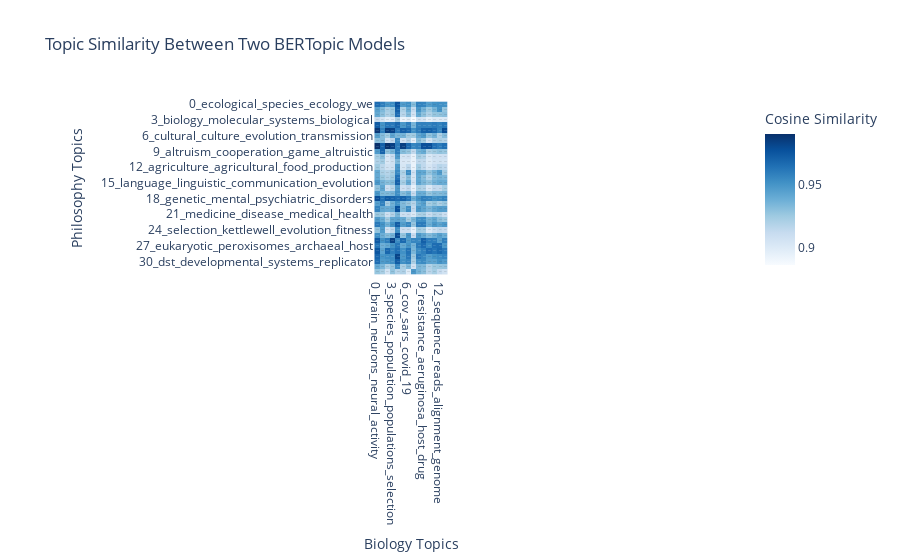

This figure's notebook cell:
### Markdown cell above
## Real case

### Code cell
import numpy as np
import pandas as pd
import plotly.express as px
from sklearn.metrics.pairwise import cosine_similarity
from bertopic import BERTopic

# Load or train two different BERTopic models
model_1 = BERTopic.load("C:\\Users\\jacob\\OneDrive - Université Laval\\biophilo\\model_1")  # First topic model  # Load first model
model_2 = BERTopic.load("C:\\Users\\jacob\\OneDrive - Université Laval\\biophilo\\model_2")  # Load second model

# Get topic info and filter out outlier topics (-1)
topic_info_1 = model_1.get_topic_info().query('Topic != -1')
topic_info_2 = model_2.get_topic_info().query('Topic != -1')

# Extract topic embeddings for valid topics (excluding outlier -1)
embeddings_1 = model_1.topic_embeddings_[topic_info_1['Topic'].values]
embeddings_2 = model_2.topic_embeddings_[topic_info_2['Topic'].values]

# Extract topic names
topic_names_1 = topic_info_1['Name'].values
topic_names_2 = topic_info_2['Name'].values

# Check shapes
print(f"Model 1 - Number of Topics: {len(topic_names_1)}, Shape of Embeddings: {embeddings_1.shape}")
print(f"Model 2 - Number of Topics: {len(topic_names_2)}, Shape of Embeddings: {embeddings_2.shape}")

# Ensure the shapes match before computing cosine similarity
if len(topic_names_1) != embeddings_1.shape[0] or len(topic_names_2) != embeddings_2.shape[0]:
    raise ValueError("Mismatch between number of topics and embeddings.")

# Compute cosine similarity matrix (topics from model_1 vs. model_2)
similarity_matrix = cosine_similarity(embeddings_1, embeddings_2)

# Convert to a DataFrame for visualization
df = pd.DataFrame(similarity_matrix, 
                  index=topic_names_1,  # Use topic names from model 1
                  columns=topic_names_2)  # Use topic names from model 2

# Plot heatmap using Plotly
fig = px.imshow(df, text_auto=".2f", color_continuous_scale="Blues",
                labels={"x": "Biology Topics", "y": "Philosophy Topics", "color": "Cosine Similarity"},
                title="Topic Similarity Between Two BERTopic Models")

# Show plot
fig.show()
fig.show(renderer='browser')

### Figure 1 — Plotly figure (JSON) as saved in the notebook; plotly's stock layout.template omitted (floating-point values rounded to 4 significant figures; data arrays with more than 128 entries replaced by an {"elided": "..."} marker saying what was removed)
{"data": [{"coloraxis": "coloraxis", "hovertemplate": "Biology Topics: %{x}<br>Philosophy Topics: %{y}<br>Cosine Similarity: %{z}<extra></extra>", "name": "0", "texttemplate": "%{z:.2f}", "type": "heatmap", "x": ["0_brain_neurons_neural_activity", "1_protein_proteins_binding_dna", "2_cell_cells_cancer_tumor", "3_species_population_populations_selection", "4_mice_muscle_cells_cell", "5_plant_plants_root_genes", "6_cov_sars_covid_19", "7_virus_mosquito_species_host", "8_microbiota_gut_microbiome_intestinal", "9_resistance_aeruginosa_host_drug", "10_resistance_args_bacterial_bacteria", "11_microbial_marine_community_ocean", "12_sequence_reads_alignment_genome", "13_clp1_design_synthetic_sequences"], "xaxis": "x", "y": ["0_ecological_species_ecology_we", "1_selection_fitness_natural_evolutionary", "2_god_evolution_design_theology", "3_biology_molecular_systems_biological", "4_dna_rna_chromatin_transcription", "5_genetic_research_ethical_gene", "6_cultural_culture_evolution_transmission", "7_cell_mitochondrial_proteins_cells", "8_cognitive_brain_consciousness_as", "9_altruism_cooperation_game_altruistic", "10_moral_argument_evolutionary_debunking", "11_darwin_his_he_theory", "12_agriculture_agricultural_food_production", "13_species_biological_taxa_concept", "14_evolutionary_evolution_synthesis_complexity", "15_language_linguistic_communication_evolution", "16_mendel_his_was_vries", "17_cells_cell_tissue_stem", "18_genetic_mental_psychiatric_disorders", "19_developmental_evo_devo_evolutionary", "20_ethical_organizational_ethics_organizations", "21_medicine_disease_medical_health", "22_heritability_genetic_traits_trait", "23_human_learning_cognition_social", "24_selection_kettlewell_evolution_fitness", "25_cancer_tumor_cells_tumour", "26_microbiome_microbial_immune_microbiomes", "27_eukaryotic_peroxisomes_archaeal_host", "28_sex_female_inheritance_variation", "29_development_developmental_regeneration_animals", "30_dst_developmental_systems_replicator", "31_covid_19_pandemic_we", "32_communication_signaling_context_yerkes"], "yaxis": "y", "z": {"elided": "33x14 float values"}}], "layout": {"coloraxis": {"colorbar": {"title": {"text": "Cosine Similarity"}}, "colorscale": [[0, "rgb(247,251,255)"], [0.125, "rgb(222,235,247)"], [0.25, "rgb(198,219,239)"], [0.375, "rgb(158,202,225)"], [0.5, "rgb(107,174,214)"], [0.625, "rgb(66,146,198)"], [0.75, "rgb(33,113,181)"], [0.875, "rgb(8,81,156)"], [1, "rgb(8,48,107)"]]}, "title": {"text": "Topic Similarity Between Two BERTopic Models"}, "xaxis": {"anchor": "y", "constrain": "domain", "domain": [0, 1], "scaleanchor": "y", "title": {"text": "Biology Topics"}}, "yaxis": {"anchor": "x", "autorange": "reversed", "constrain": "domain", "domain": [0, 1], "title": {"text": "Philosophy Topics"}}}}
